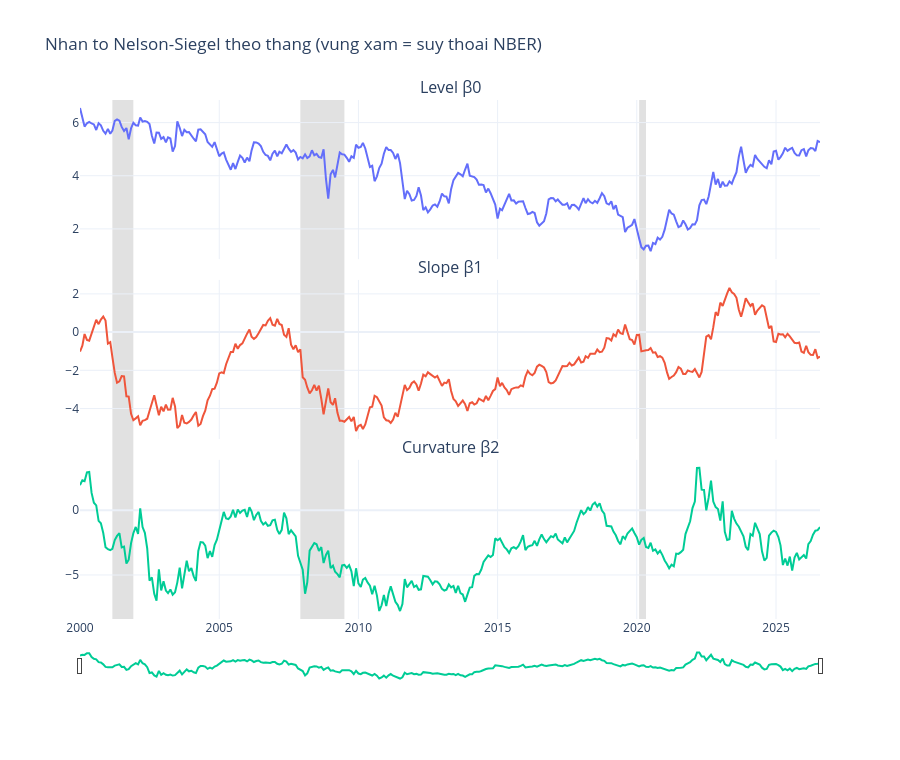

Notebook cell for this chart:
### Code cell
ia.fig_factors_2d(factors_monthly, rec).show()

### Figure 1 — Plotly figure (JSON) as saved in the notebook; plotly's stock layout.template omitted (floating-point values rounded to 4 significant figures; data arrays with more than 128 entries replaced by an {"elided": "..."} marker saying what was removed)
{"data": [{"mode": "lines", "name": "level", "type": "scatter", "x": {"elided": "320 str values"}, "xaxis": "x", "y": {"elided": "320 float values"}, "yaxis": "y"}, {"mode": "lines", "name": "slope", "type": "scatter", "x": {"elided": "320 str values"}, "xaxis": "x2", "y": {"elided": "320 float values"}, "yaxis": "y2"}, {"mode": "lines", "name": "curvature", "type": "scatter", "x": {"elided": "320 str values"}, "xaxis": "x3", "y": {"elided": "320 float values"}, "yaxis": "y3"}], "layout": {"annotations": [{"font": {"size": 16}, "showarrow": false, "text": "Level β0", "x": 0.5, "xanchor": "center", "xref": "paper", "y": 1, "yanchor": "bottom", "yref": "paper"}, {"font": {"size": 16}, "showarrow": false, "text": "Slope β1", "x": 0.5, "xanchor": "center", "xref": "paper", "y": 0.6533, "yanchor": "bottom", "yref": "paper"}, {"font": {"size": 16}, "showarrow": false, "text": "Curvature β2", "x": 0.5, "xanchor": "center", "xref": "paper", "y": 0.3067, "yanchor": "bottom", "yref": "paper"}], "height": 760, "hovermode": "x unified", "shapes": [{"fillcolor": "rgba(120,120,120,0.22)", "layer": "below", "line": {"width": 0}, "type": "rect", "x0": "2001-03-01T00:00:00", "x1": "2001-12-01T00:00:00", "y0": 0, "y1": 1, "yref": "paper"}, {"fillcolor": "rgba(120,120,120,0.22)", "layer": "below", "line": {"width": 0}, "type": "rect", "x0": "2007-12-01T00:00:00", "x1": "2009-07-01T00:00:00", "y0": 0, "y1": 1, "yref": "paper"}, {"fillcolor": "rgba(120,120,120,0.22)", "layer": "below", "line": {"width": 0}, "type": "rect", "x0": "2020-02-01T00:00:00", "x1": "2020-05-01T00:00:00", "y0": 0, "y1": 1, "yref": "paper"}], "showlegend": false, "title": {"text": "Nhan to Nelson-Siegel theo thang (vung xam = suy thoai NBER)"}, "xaxis": {"anchor": "y", "domain": [0, 1], "matches": "x3", "showticklabels": false}, "xaxis2": {"anchor": "y2", "domain": [0, 1], "matches": "x3", "showticklabels": false}, "xaxis3": {"anchor": "y3", "domain": [0, 1], "rangeslider": {"thickness": 0.05, "visible": true}}, "yaxis": {"anchor": "x", "domain": [0.6933, 1]}, "yaxis2": {"anchor": "x2", "domain": [0.3467, 0.6533]}, "yaxis3": {"anchor": "x3", "domain": [0, 0.3067]}}}
